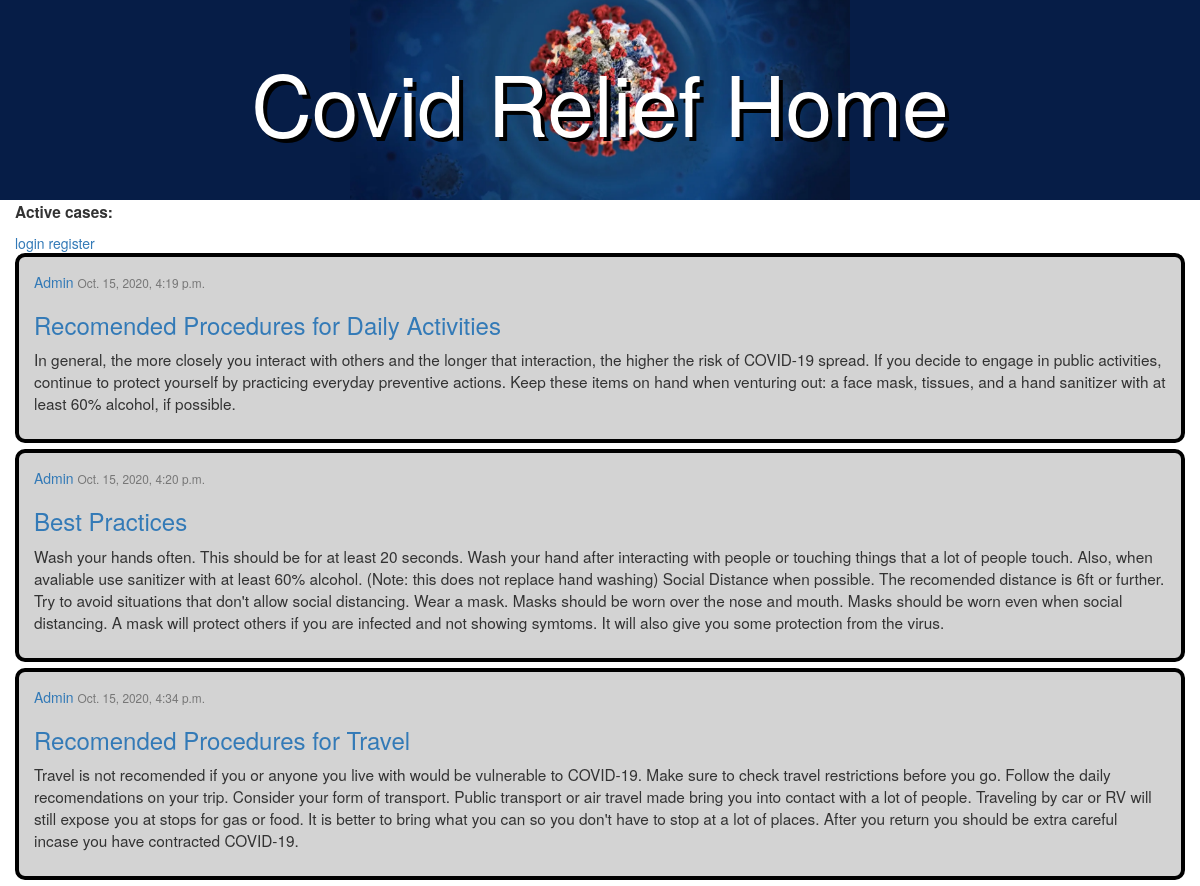
The page / on the database its author committed.
### loginApp/models.py (models this page shows, shortened)
class Post(models.Model):
	title = models.CharField(max_length=100)
	content = models.TextField()
	date_posted = models.DateTimeField(default=timezone.now)
	author = models.ForeignKey(User, on_delete =models.CASCADE)

### loginApp/views.py (the view)
# urls.py: 2. Add a URL to urlpatterns:  path('', views.home, name='home')
def home(request):
    context = {
    	'Posts': Post.objects.all()
    }
    return render(request, 'loginApp/home.html',context)

### loginApp/templates/loginApp/home.html (shortened to what this page needs)
<!DOCTYPE HTML>
<html>
	<head>
		<link rel="stylesheet" href="https://maxcdn.bootstrapcdn.com/bootstrap/3.4.1/css/bootstrap.min.css">
		<link rel="stylesheet" href="../../static/style.css" />
	</head>
	<body>
		<header style="background-image: url('../../static/virus.jpg');">
			<h1 class="text-center">Covid Relief Home</h1>
		</header>
	<div class="container-fluid">
		<p><b>Active cases: </b>{{userInfo}}</p>
		<a href="{% url 'login'%}">login</a>
		<a href="{% url 'register'%}">register</a>
		{% for post in Posts %}
        <div class="content">
          <div>
            <div>
              <a class="mr-2" href="#">{{ post.author }}</a>
              <small class="text-muted">{{ post.date_posted }}</small>
            </div>
            <h3><a class="article-title" href="#">{{ post.title }}</a></h3>
            <p class="article-content">{{ post.content }}</p>
          </div>
        </div>
    	{% endfor %}
	</div>
	</body>
</html>

### loginApp/static/style.css (style rules this page uses)
p { font-size: 1.1em; }
h1 { color: #fff; margin:0; padding-top: 55px; font-size: 6em; text-shadow: 4px 4px black; }
header { background-color: #061d47; background-repeat: no-repeat; height: 200px; background-position: center; background-size: 500px 280px; position: relative; }
body { margin: 0; }
.content { background-color: #D3D3D3; border: 4px black solid; border-radius: 10px; margin-bottom: 6px; padding: 15px; }

### rows shown on the page
Post: author "Admin", date_posted "Oct. 15, 2020, 4:19 p.m.", title "Recomended Procedures for Daily Activities", content "In general, the more closely you interact with others and the longer that interaction, the higher the risk of COVID-19 spread. If you decide to engage in public activities, continue to protect yourself by practicing everyday preventive actions. Keep these items on hand when venturing out: a face mask, tissues, and a hand sanitizer with at least 60% alcohol, if possible."
Post: author "Admin", date_posted "Oct. 15, 2020, 4:20 p.m.", title "Best Practices", content "Wash your hands often. This should be for at least 20 seconds. Wash your hand after interacting with people or touching things that a lot of people touch. Also, when avaliable use sanitizer with at least 60% alcohol. (Note: this does not replace hand washing) Social Distance when possible. The recomended distance is 6ft or further. Try to avoid situations that don't allow social distancing. Wear a mask. Masks should be worn over the nose and mouth. Masks should be worn even when social distancing. A mask will protect others if you are infected and not showing symtoms. It will also give you some protection from the virus."
Post: author "Admin", date_posted "Oct. 15, 2020, 4:34 p.m.", title "Recomended Procedures for Travel", content "Travel is not recomended if you or anyone you live with would be vulnerable to COVID-19. Make sure to check travel restrictions before you go. Follow the daily recomendations on your trip. Consider your form of transport. Public transport or air travel made bring you into contact with a lot of people. Traveling by car or RV will still expose you at stops for gas or food. It is better to bring what you can so you don't have to stop at a lot of places. After you return you should be extra careful incase you have contracted COVID-19."
